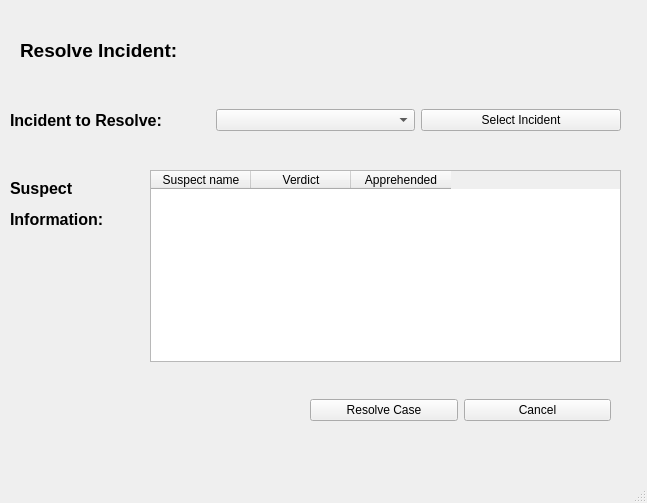
<?xml version="1.0" encoding="UTF-8"?>
<ui version="4.0">
 <class>MainWindow</class>
 <widget class="QMainWindow" name="MainWindow">
  <property name="geometry">
   <rect>
    <x>0</x>
    <y>0</y>
    <width>647</width>
    <height>503</height>
   </rect>
  </property>
  <property name="windowTitle">
   <string>MainWindow</string>
  </property>
  <widget class="QWidget" name="centralwidget">
   <widget class="QLabel" name="label">
    <property name="geometry">
     <rect>
      <x>20</x>
      <y>30</y>
      <width>251</width>
      <height>41</height>
     </rect>
    </property>
    <property name="text">
     <string>&lt;html&gt;&lt;head/&gt;&lt;body&gt;&lt;p&gt;&lt;span style=&quot; font-size:14pt; font-weight:600;&quot;&gt;Resolve Incident:&lt;/span&gt;&lt;/p&gt;&lt;/body&gt;&lt;/html&gt;</string>
    </property>
   </widget>
   <widget class="QWidget" name="horizontalLayoutWidget">
    <property name="geometry">
     <rect>
      <x>10</x>
      <y>90</y>
      <width>611</width>
      <height>61</height>
     </rect>
    </property>
    <layout class="QHBoxLayout" name="horizontalLayout">
     <item>
      <widget class="QLabel" name="incidentText">
       <property name="text">
        <string>&lt;html&gt;&lt;head/&gt;&lt;body&gt;&lt;p&gt;&lt;span style=&quot; font-size:12pt; font-weight:600;&quot;&gt;Incident to Resolve:&lt;/span&gt;&lt;/p&gt;&lt;/body&gt;&lt;/html&gt;</string>
       </property>
      </widget>
     </item>
     <item>
      <widget class="QComboBox" name="incidentBox"/>
     </item>
     <item>
      <widget class="QPushButton" name="incidentSelector">
       <property name="sizePolicy">
        <sizepolicy hsizetype="Preferred" vsizetype="Fixed">
         <horstretch>0</horstretch>
         <verstretch>0</verstretch>
        </sizepolicy>
       </property>
       <property name="text">
        <string>Select Incident</string>
       </property>
      </widget>
     </item>
    </layout>
   </widget>
   <widget class="QLabel" name="suspectText">
    <property name="geometry">
     <rect>
      <x>10</x>
      <y>170</y>
      <width>231</width>
      <height>68</height>
     </rect>
    </property>
    <property name="text">
     <string>&lt;html&gt;&lt;head/&gt;&lt;body&gt;&lt;p&gt;&lt;span style=&quot; font-size:12pt; font-weight:600;&quot;&gt;Suspect&lt;/span&gt;&lt;/p&gt;&lt;p&gt;&lt;span style=&quot; font-size:12pt; font-weight:600;&quot;&gt;Information:&lt;/span&gt;&lt;/p&gt;&lt;/body&gt;&lt;/html&gt;</string>
    </property>
   </widget>
   <widget class="QTableWidget" name="suspectsTable">
    <property name="geometry">
     <rect>
      <x>150</x>
      <y>170</y>
      <width>471</width>
      <height>192</height>
     </rect>
    </property>
    <attribute name="horizontalHeaderCascadingSectionResizes">
     <bool>false</bool>
    </attribute>
    <attribute name="verticalHeaderCascadingSectionResizes">
     <bool>false</bool>
    </attribute>
    <column>
     <property name="text">
      <string>Suspect name</string>
     </property>
    </column>
    <column>
     <property name="text">
      <string>Verdict</string>
     </property>
    </column>
    <column>
     <property name="text">
      <string>Apprehended</string>
     </property>
    </column>
   </widget>
   <widget class="QWidget" name="gridLayoutWidget">
    <property name="geometry">
     <rect>
      <x>310</x>
      <y>370</y>
      <width>301</width>
      <height>80</height>
     </rect>
    </property>
    <layout class="QGridLayout" name="gridLayout">
     <item row="0" column="0">
      <widget class="QPushButton" name="resolveButton">
       <property name="text">
        <string>Resolve Case</string>
       </property>
      </widget>
     </item>
     <item row="0" column="1">
      <widget class="QPushButton" name="cancelButton">
       <property name="text">
        <string>Cancel</string>
       </property>
      </widget>
     </item>
    </layout>
   </widget>
  </widget>
  <widget class="QMenuBar" name="menubar">
   <property name="geometry">
    <rect>
     <x>0</x>
     <y>0</y>
     <width>647</width>
     <height>26</height>
    </rect>
   </property>
  </widget>
  <widget class="QStatusBar" name="statusbar"/>
 </widget>
 <resources/>
 <connections/>
</ui>
